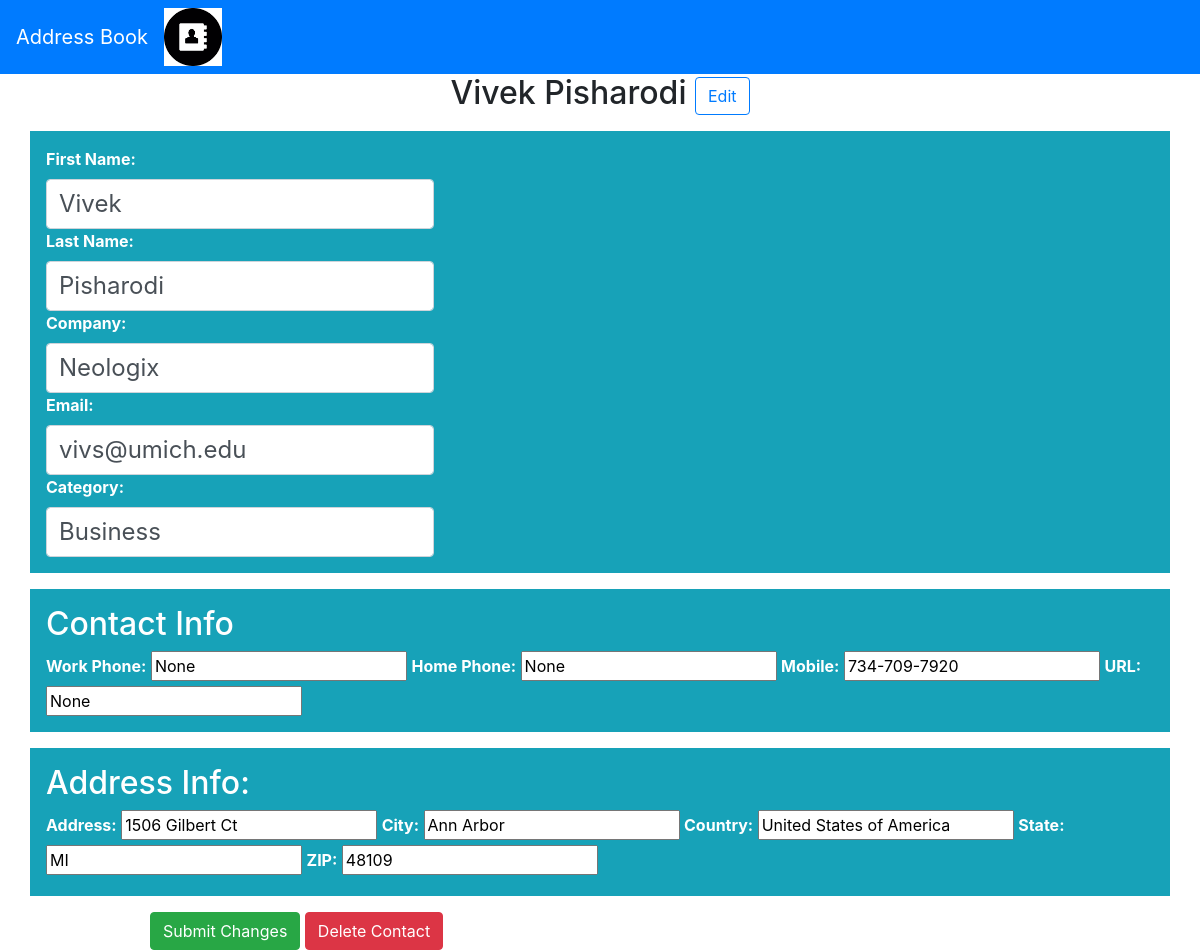
Screenshot of /address/1 with the database file from the repository.
### tables this page shows
CREATE TABLE Addresses(
    addressid INTEGER PRIMARY KEY AUTOINCREMENT,
    lastname varchar(20),
    firstname varchar(20),
    Company varchar(40),
    Email varchar(20),
    Category varchar(20)
);

CREATE TABLE contactinfo(
    addressid INTEGER PRIMARY KEY,
    workphone varchar(20),
    homephone varchar(20),
    mobile varchar(20),
    urllink varchar(20)
);

CREATE TABLE addressinfo(
    addressid INTEGER PRIMARY KEY,
    address_ varchar(20),
    city varchar(20),
    country varchar(20),
    state_ varchar(20),
    zip varchar(20)
);

### addressbook/views/index.py (the view, shortened to what this page needs)
@addressbook.app.route('/address/<int:address_id>', methods=['GET', 'POST'])
def show_address(address_id):
    connection = get_db()
    cur = connection.execute("Select * from Addresses where addressid = " + str(address_id))
    address = cur.fetchone()
    cur = connection.execute("Select * from contactinfo where addressid = " + str(address_id))
    contactinfo = cur.fetchone()
    cur = connection.execute("Select * from addressinfo where addressid = " + str(address_id))
    addressinfo = cur.fetchone()
    name = address["firstname"] + " " + address["lastname"]
    context = {"address": address, "contactinfo": contactinfo, "addressinfo": addressinfo, "name": name}
    return flask.render_template('address.html', **context)

### addressbook/model.py (called while the page is built)
def dict_factory(cursor, row):
    output = {}
    for idx, col in enumerate(cursor.description):
        output[col[0]] = row[idx]
    return output

def get_db():
    if not hasattr(flask.g, 'sqlite_db'):
        flask.g.sqlite_db = sqlite3.connect(
            addressbook.app.config['DATABASE_FILENAME'])
        flask.g.sqlite_db.row_factory = dict_factory
        flask.g.sqlite_db.execute("PRAGMA foreign_keys = ON")
    return flask.g.sqlite_db

### addressbook/templates/address.html (shortened to what this page needs)
<!doctype html>
<html lang="en">
    <head>
        <link rel="stylesheet" href="https://stackpath.bootstrapcdn.com/bootstrap/4.3.1/css/bootstrap.min.css">
        <link rel="stylesheet" type="text/css" href="http://cdn.datatables.net/1.10.22/css/jquery.dataTables.min.css">
        <link rel="stylesheet" type="text/css" href="http://ajax.aspnetcdn.com/ajax/jquery.dataTables/1.9.0/css/jquery.dataTables_themeroller.css">
        <link rel="stylesheet" type="text/css" href="/static/css/style.css">
    </head>
    <body>
        <nav class="navbar sticky-top navbar-dark bg-primary">
            <a class="navbar-brand title" href="/">Address Book</a>
            <img src="/static/images/logo.png" class="center" >
        </nav>
        <h2 style="text-align: center;">
            {{name}}
            <button onclick="edit()" class="btn btn-outline-primary btn-inline"> Edit </button>
        </h2>
        <form action="" method="post" enctype="multipart/form-data">
        <div id="allinfo">
            <div className="info" class="form-group container p-3 my-3 bg-info text-white">
                <label class="font-weight-bold">First Name:</label>
                <input type="text" name="firstname" class="form-control2 adjustwidth" value = "{{address.firstname}}" readonly />
                <label class="font-weight-bold">Last Name:</label>
                <input type="text" name="lastname" class="form-control2 adjustwidth" value = "{{address.lastname}}" readonly />
                <label class="font-weight-bold">Company:</label>
                <input type="text" name="company" class="form-control2 adjustwidth" value = "{{address.Company}}" readonly />
                <label class="font-weight-bold">Email:</label>
                <input type="text" name="email" class="form-control2 adjustwidth" value = "{{address.Email}}" readonly />
                <label class="font-weight-bold">Category:</label>
                <input type="text" name="category" class="form-control2 adjustwidth" value = "{{address.Category}}" readonly />
            </div>
            <div className="info" class="form-group container p-3 my-3 bg-info text-white">
                <h2>
                Contact Info
                </h2>
                <label class="font-weight-bold">Work Phone:</label>
                <input type="text" name="workphone" value = "{{contactinfo.workphone}}" readonly />
                <label class="font-weight-bold">Home Phone:</label>
                <input type="text" name="homephone" value = "{{contactinfo.homephone}}" readonly />
                <label class="font-weight-bold">Mobile:</label>
                <input type="text" name="mobile" value = "{{contactinfo.mobile}}" readonly />
                <label class="font-weight-bold">URL:</label>
                <input type="text" name="urllink" value = "{{contactinfo.urllink}}" readonly />
            </div>
            <div class="form-group container p-3 my-3 bg-info bg-hover text-white">
                <h2>
                    Address Info:
                </h2>
                <div className="addressinfo">
                    <label class="font-weight-bold">Address:</label>
                    <input type="text" name="address" value = "{{addressinfo.address_}}" readonly />
                    <label class="font-weight-bold">City:</label>
                    <input type="text" name="city" value = "{{addressinfo.city}}" readonly />
                    <label class="font-weight-bold">Country:</label>
                    <input type="text" name="country" value = "{{addressinfo.country}}" readonly />
                    <label class="font-weight-bold">State:</label>
                    <input type="text" name="state" value = "{{addressinfo.state_}}" readonly />
                    <label class="font-weight-bold">ZIP:</label>
                    <input type="text" name="zip" value = "{{addressinfo.zip}}" readonly />
                </div>
            </div>
        </div>
        <input type="submit" name="submitchanges" value="Submit Changes" class="btn btn-success btn-inline buttonmargin1"/>
        <input type="submit" name="delete" value="Delete Contact" class="btn btn-danger btn-inline"/>
        </form>
    </body>
</html>

### addressbook/static/css/style.css (style rules this page uses)
.title { margin-bottom: 10000 px; }
.form-control2 { display: block; height: calc(1.5em + 0.75rem + 2px); padding: 0.375rem 0.75rem; font-size: 1.5rem; font-weight: 400; line-height: 1.5; color: #495057; background-color: #fff; background-clip: padding-box; border: 1px solid #ced4da; border-radius: 0.25rem; transition: border-color 0.15s ease-in-out, box-shadow 0.15s ease-in-out; }
.adjustwidth { width: 35%; }
.center { height:5%; width: 5%; margin-left: 0; margin-right: auto; }
.buttonmargin1 { margin-left:150px; }

### rows the page displays
Addresses: firstname "Vivek", lastname "Pisharodi", company "Neologix", email "vivs@umich.edu", category "Business"
contactinfo: mobile "734-709-7920"
addressinfo: address "1506 Gilbert Ct", city "Ann Arbor", country "United States of America", state "MI", zip "48109"

### other values shown
{{ name }} "Vivek Pisharodi"
